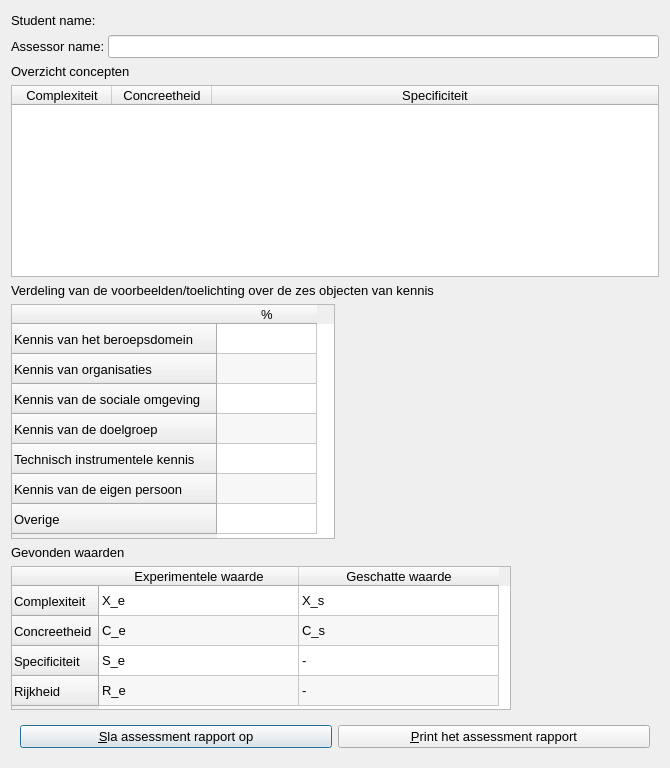
<?xml version="1.0" encoding="UTF-8"?>
<ui version="4.0">
 <class>QtPvdbRatingDialog</class>
 <widget class="QDialog" name="QtPvdbRatingDialog">
  <property name="geometry">
   <rect>
    <x>0</x>
    <y>0</y>
    <width>670</width>
    <height>768</height>
   </rect>
  </property>
  <property name="font">
   <font>
    <pointsize>10</pointsize>
   </font>
  </property>
  <property name="windowTitle">
   <string>De kentallen</string>
  </property>
  <property name="windowIcon">
   <iconset resource="ProjectVanDenBogaart.qrc">
    <normaloff>:/images/PicArrow14x14.png</normaloff>:/images/PicArrow14x14.png</iconset>
  </property>
  <layout class="QVBoxLayout" name="verticalLayout_2">
   <item>
    <widget class="QLabel" name="label_student_name">
     <property name="text">
      <string>Student name:</string>
     </property>
    </widget>
   </item>
   <item>
    <widget class="QWidget" name="widget_assessor_name" native="true">
     <layout class="QHBoxLayout" name="horizontalLayout_2">
      <property name="spacing">
       <number>0</number>
      </property>
      <property name="margin">
       <number>0</number>
      </property>
      <item>
       <widget class="QLabel" name="label_assessor_name">
        <property name="text">
         <string>Assessor name: </string>
        </property>
       </widget>
      </item>
      <item>
       <widget class="QLineEdit" name="edit_name">
        <property name="text">
         <string/>
        </property>
       </widget>
      </item>
     </layout>
    </widget>
   </item>
   <item>
    <widget class="QLabel" name="label_3">
     <property name="sizePolicy">
      <sizepolicy hsizetype="Preferred" vsizetype="Fixed">
       <horstretch>0</horstretch>
       <verstretch>0</verstretch>
      </sizepolicy>
     </property>
     <property name="text">
      <string>Overzicht concepten</string>
     </property>
    </widget>
   </item>
   <item>
    <widget class="QTableWidget" name="table_concepts">
     <property name="sizePolicy">
      <sizepolicy hsizetype="Expanding" vsizetype="Fixed">
       <horstretch>0</horstretch>
       <verstretch>0</verstretch>
      </sizepolicy>
     </property>
     <property name="verticalScrollBarPolicy">
      <enum>Qt::ScrollBarAsNeeded</enum>
     </property>
     <property name="horizontalScrollBarPolicy">
      <enum>Qt::ScrollBarAlwaysOff</enum>
     </property>
     <property name="alternatingRowColors">
      <bool>true</bool>
     </property>
     <attribute name="horizontalHeaderVisible">
      <bool>true</bool>
     </attribute>
     <attribute name="horizontalHeaderHighlightSections">
      <bool>true</bool>
     </attribute>
     <attribute name="horizontalHeaderStretchLastSection">
      <bool>true</bool>
     </attribute>
     <column>
      <property name="text">
       <string>Complexiteit</string>
      </property>
     </column>
     <column>
      <property name="text">
       <string>Concreetheid</string>
      </property>
     </column>
     <column>
      <property name="text">
       <string>Specificiteit</string>
      </property>
     </column>
    </widget>
   </item>
   <item>
    <widget class="QLabel" name="label_4">
     <property name="sizePolicy">
      <sizepolicy hsizetype="Preferred" vsizetype="Fixed">
       <horstretch>0</horstretch>
       <verstretch>0</verstretch>
      </sizepolicy>
     </property>
     <property name="text">
      <string>Verdeling van de voorbeelden/toelichting over de zes objecten van kennis</string>
     </property>
    </widget>
   </item>
   <item>
    <widget class="QTableWidget" name="table_examples">
     <property name="sizePolicy">
      <sizepolicy hsizetype="Expanding" vsizetype="Fixed">
       <horstretch>0</horstretch>
       <verstretch>0</verstretch>
      </sizepolicy>
     </property>
     <property name="minimumSize">
      <size>
       <width>0</width>
       <height>235</height>
      </size>
     </property>
     <property name="maximumSize">
      <size>
       <width>324</width>
       <height>235</height>
      </size>
     </property>
     <property name="verticalScrollBarPolicy">
      <enum>Qt::ScrollBarAlwaysOff</enum>
     </property>
     <property name="alternatingRowColors">
      <bool>true</bool>
     </property>
     <row>
      <property name="text">
       <string>Kennis van het beroepsdomein</string>
      </property>
     </row>
     <row>
      <property name="text">
       <string>Kennis van organisaties</string>
      </property>
     </row>
     <row>
      <property name="text">
       <string>Kennis van de sociale omgeving</string>
      </property>
     </row>
     <row>
      <property name="text">
       <string>Kennis van de doelgroep</string>
      </property>
     </row>
     <row>
      <property name="text">
       <string>Technisch instrumentele kennis</string>
      </property>
     </row>
     <row>
      <property name="text">
       <string>Kennis van de eigen persoon</string>
      </property>
     </row>
     <row>
      <property name="text">
       <string>Overige</string>
      </property>
     </row>
     <column>
      <property name="text">
       <string>%</string>
      </property>
     </column>
     <item row="0" column="0">
      <property name="text">
       <string/>
      </property>
     </item>
     <item row="1" column="0">
      <property name="text">
       <string/>
      </property>
     </item>
     <item row="2" column="0">
      <property name="text">
       <string/>
      </property>
     </item>
     <item row="3" column="0">
      <property name="text">
       <string/>
      </property>
     </item>
     <item row="4" column="0">
      <property name="text">
       <string/>
      </property>
     </item>
     <item row="5" column="0">
      <property name="text">
       <string/>
      </property>
     </item>
     <item row="6" column="0">
      <property name="text">
       <string/>
      </property>
     </item>
    </widget>
   </item>
   <item>
    <widget class="QLabel" name="label_5">
     <property name="sizePolicy">
      <sizepolicy hsizetype="Preferred" vsizetype="Fixed">
       <horstretch>0</horstretch>
       <verstretch>0</verstretch>
      </sizepolicy>
     </property>
     <property name="text">
      <string>Gevonden waarden</string>
     </property>
    </widget>
   </item>
   <item>
    <widget class="QTableWidget" name="table_values">
     <property name="sizePolicy">
      <sizepolicy hsizetype="Expanding" vsizetype="Fixed">
       <horstretch>0</horstretch>
       <verstretch>0</verstretch>
      </sizepolicy>
     </property>
     <property name="maximumSize">
      <size>
       <width>500</width>
       <height>144</height>
      </size>
     </property>
     <property name="verticalScrollBarPolicy">
      <enum>Qt::ScrollBarAlwaysOff</enum>
     </property>
     <property name="horizontalScrollBarPolicy">
      <enum>Qt::ScrollBarAlwaysOff</enum>
     </property>
     <property name="alternatingRowColors">
      <bool>true</bool>
     </property>
     <attribute name="horizontalHeaderDefaultSectionSize">
      <number>200</number>
     </attribute>
     <attribute name="horizontalHeaderMinimumSectionSize">
      <number>100</number>
     </attribute>
     <row>
      <property name="text">
       <string>Complexiteit</string>
      </property>
     </row>
     <row>
      <property name="text">
       <string>Concreetheid</string>
      </property>
     </row>
     <row>
      <property name="text">
       <string>Specificiteit</string>
      </property>
     </row>
     <row>
      <property name="text">
       <string>Rijkheid</string>
      </property>
     </row>
     <column>
      <property name="text">
       <string>Experimentele waarde</string>
      </property>
     </column>
     <column>
      <property name="text">
       <string>Geschatte waarde</string>
      </property>
     </column>
     <item row="0" column="0">
      <property name="text">
       <string>X_e</string>
      </property>
     </item>
     <item row="0" column="1">
      <property name="text">
       <string>X_s</string>
      </property>
     </item>
     <item row="1" column="0">
      <property name="text">
       <string>C_e</string>
      </property>
     </item>
     <item row="1" column="1">
      <property name="text">
       <string>C_s</string>
      </property>
     </item>
     <item row="2" column="0">
      <property name="text">
       <string>S_e</string>
      </property>
     </item>
     <item row="2" column="1">
      <property name="text">
       <string>-</string>
      </property>
     </item>
     <item row="3" column="0">
      <property name="text">
       <string>R_e</string>
      </property>
     </item>
     <item row="3" column="1">
      <property name="text">
       <string>-</string>
      </property>
     </item>
    </widget>
   </item>
   <item>
    <widget class="QWidget" name="widget_bottom" native="true">
     <layout class="QHBoxLayout" name="horizontalLayout">
      <item>
       <widget class="QPushButton" name="button_save">
        <property name="text">
         <string>&amp;Sla assessment rapport op</string>
        </property>
       </widget>
      </item>
      <item>
       <widget class="QPushButton" name="button_print">
        <property name="text">
         <string>&amp;Print het assessment rapport</string>
        </property>
       </widget>
      </item>
     </layout>
    </widget>
   </item>
  </layout>
 </widget>
 <resources>
  <include location="ProjectVanDenBogaart.qrc"/>
 </resources>
 <connections/>
</ui>
